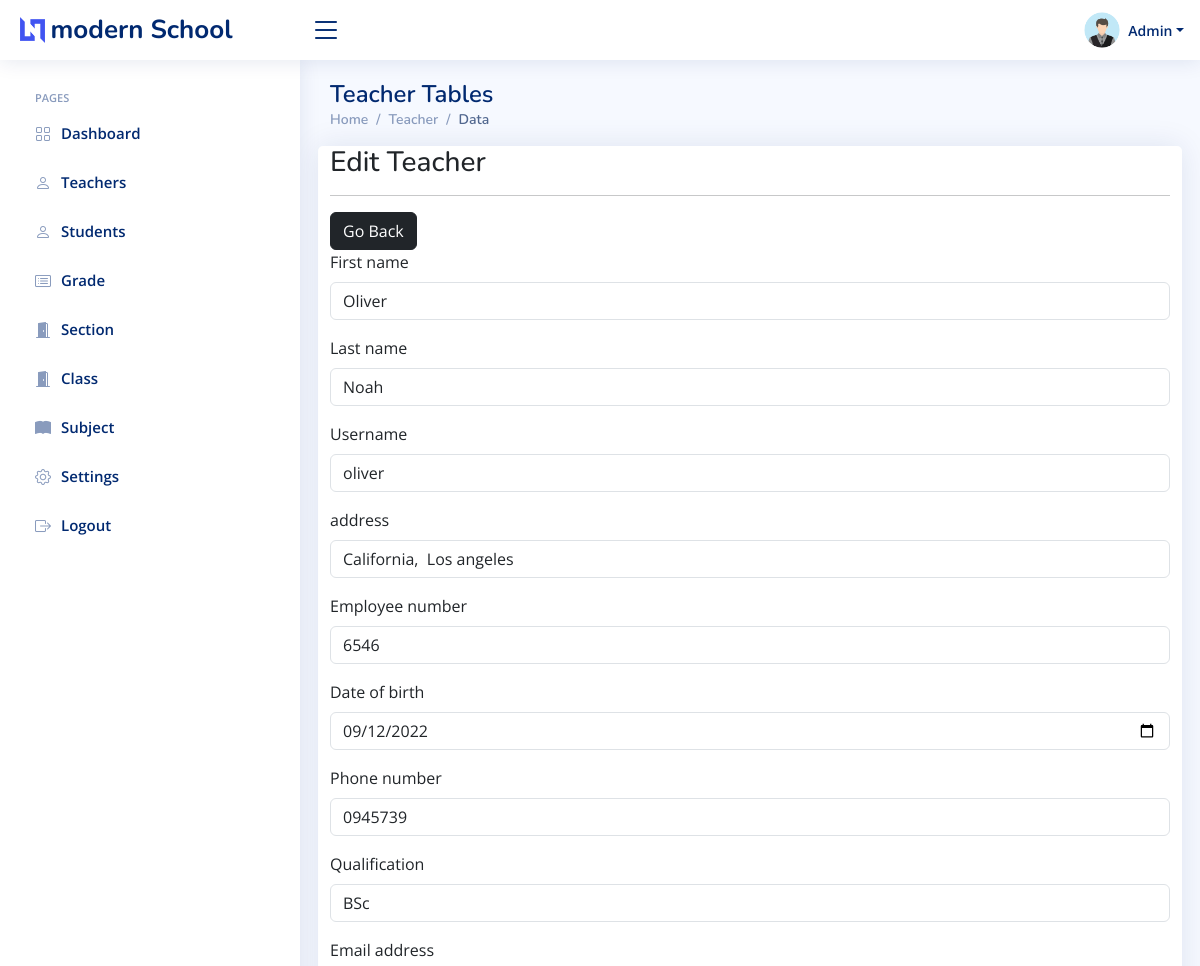
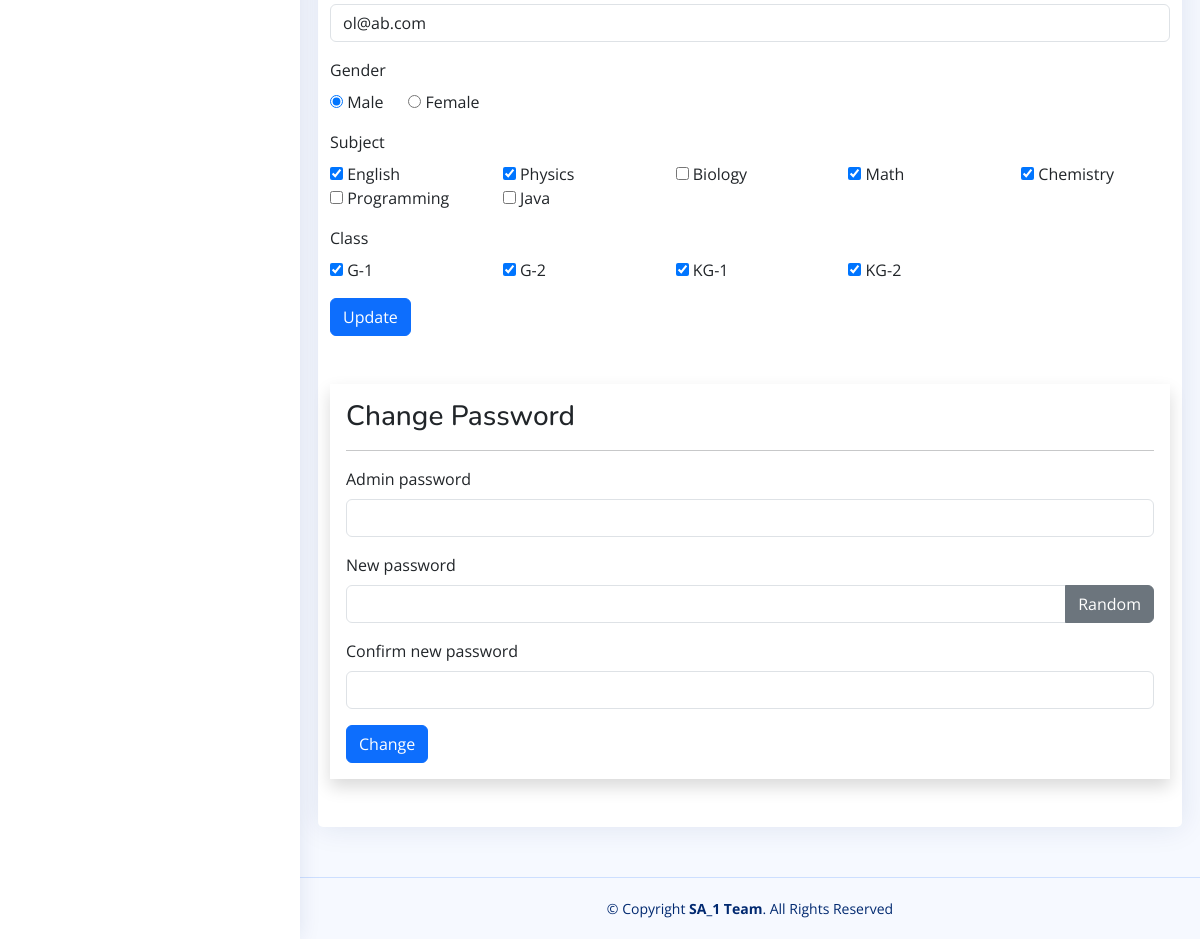
The page /admin/teacher-edit1.php?teacher_id=1 (signed in) on the database its author committed (2 pictures, top to bottom).
### tables this page shows
CREATE TABLE `setting` (
  `id` int(11) NOT NULL,
  `current_year` int(11) NOT NULL,
  `current_semester` varchar(11) NOT NULL,
  `school_name` varchar(100) NOT NULL,
  `slogan` varchar(300) NOT NULL,
  `about` text NOT NULL
);

CREATE TABLE `teachers` (
  `teacher_id` int(11) NOT NULL,
  `username` varchar(127) NOT NULL,
  `password` varchar(255) NOT NULL,
  `class` varchar(31) NOT NULL,
  `fname` varchar(127) NOT NULL,
  `lname` varchar(127) NOT NULL,
  `subjects` varchar(31) NOT NULL,
  `address` varchar(31) NOT NULL,
  `employee_number` int(11) NOT NULL,
  `date_of_birth` date DEFAULT NULL,
  `phone_number` varchar(31) NOT NULL,
  `qualification` varchar(127) NOT NULL,
  `gender` varchar(7) NOT NULL,
  `email_address` varchar(255) NOT NULL,
  `date_of_joined` datetime NOT NULL DEFAULT current_timestamp()
);

CREATE TABLE `class` (
  `class_id` int(11) NOT NULL,
  `grade` int(11) NOT NULL,
  `section` int(11) NOT NULL
);

CREATE TABLE `subjects` (
  `subject_id` int(11) NOT NULL,
  `subject` varchar(31) NOT NULL,
  `subject_code` varchar(31) NOT NULL,
  `grade` int(11) NOT NULL
);

CREATE TABLE `grades` (
  `grade_id` int(11) NOT NULL,
  `grade` varchar(31) NOT NULL,
  `grade_code` varchar(7) NOT NULL
);

### data/setting.php (called while the page is built)
<?php
function getSetting($conn){
   $sql = "SELECT * FROM setting";
   $stmt = $conn->prepare($sql);
   $stmt->execute();
   if ($stmt->rowCount() == 1) {
     $settings = $stmt->fetch();
     return $settings;
   }else {
    return 0;
   }
}
?>

### admin/data/teacher.php (called while the page is built, shortened)
<?php
function getTeacherById($teacher_id, $conn){
   $sql = "SELECT * FROM teachers
           WHERE teacher_id=?";
   $stmt = $conn->prepare($sql);
   $stmt->execute([$teacher_id]);
   if ($stmt->rowCount() == 1) {
     $teacher = $stmt->fetch();
     return $teacher;
   }else {
    return 0;
   }
}

### admin/data/subject.php (called while the page is built, shortened)
<?php
function getAllSubjects($conn){
   $sql = "SELECT * FROM subjects";
   $stmt = $conn->prepare($sql);
   $stmt->execute();
   if ($stmt->rowCount() >= 1) {
     $subjects = $stmt->fetchAll();
     return $subjects;
   }else {
   	return 0;
   }
}
 ?>

### admin/data/class.php (called while the page is built, shortened)
<?php
function getAllClasses($conn){
   $sql = "SELECT * FROM class";
   $stmt = $conn->prepare($sql);
   $stmt->execute();
   if ($stmt->rowCount() >= 1) {
     $classes = $stmt->fetchAll();
     return $classes;
   }else {
    return 0;
   }
}

### admin/data/grade.php (called while the page is built, shortened)
<?php
function getGradeById($grade_id, $conn){
   $sql = "SELECT * FROM grades
           WHERE grade_id=?";
   $stmt = $conn->prepare($sql);
   $stmt->execute([$grade_id]);
   if ($stmt->rowCount() == 1) {
     $grade = $stmt->fetch();
     return $grade;
   }else {
    return 0;
   }
}

### admin/teacher-edit1.php (the view, shortened to what this page needs)
<?php
if (isset($_SESSION['admin_id']) &&
isset($_SESSION['role'])     &&
isset($_GET['teacher_id'])) {
if ($_SESSION['role'] == 'Admin') {
include "../DB_connection.php";
include "data/subject.php";
include "data/grade.php";
include "data/class.php";
include "data/teacher.php";
$subjects = getAllSubjects($conn);
$classes  = getAllClasses($conn);
$teacher_id = $_GET['teacher_id'];
$teacher = getTeacherById($teacher_id, $conn);
?>
<!DOCTYPE html>
<html lang="en">
<head>
    <link href="assets/vendor/bootstrap/css/bootstrap.min.css" rel="stylesheet">
    <link href="assets/vendor/bootstrap-icons/bootstrap-icons.css" rel="stylesheet">
    <link href="assets/vendor/boxicons/css/boxicons.min.css" rel="stylesheet">
    <link href="assets/vendor/quill/quill.snow.css" rel="stylesheet">
    <link href="assets/vendor/quill/quill.bubble.css" rel="stylesheet">
    <link href="assets/vendor/remixicon/remixicon.css" rel="stylesheet">
    <link href="assets/vendor/simple-datatables/style.css" rel="stylesheet">
    <link href="assets/css/style.css" rel="stylesheet">
</head>
<body>
    <?php
    include "inc/header.php";
    ?>
    <?php
    include "inc/sidebar.php";
    ?>
    <main id="main" class="main">
        <div class="pagetitle">
            <h1>Teacher Tables</h1>
            <nav>
                <ol class="breadcrumb">
                    <li class="breadcrumb-item"><a href="index1.php">Home</a></li>
                    <li class="breadcrumb-item">Teacher</li>
                    <li class="breadcrumb-item active">Data</li>
                </ol>
            </nav>
        </div>
        <section class="section">
            <div class="row">
                <div class="card">
                        <form method="post"
                              action="req/teacher-edit.php">
                            <h3>Edit Teacher</h3><hr>
                            <a href="teacher1.php"
                               class="btn btn-dark">Go Back</a>
                            <div class="mb-3">
                                <label class="form-label">First name</label>
                                <input type="text"
                                       class="form-control"
                                       value="<?=$teacher['fname']?>"
                                       name="fname">
                            </div>
                            <div class="mb-3">
                                <label class="form-label">Last name</label>
                                <input type="text"
                                       class="form-control"
                                       value="<?=$teacher['lname']?>"
                                       name="lname">
                            </div>
                            <div class="mb-3">
                                <label class="form-label">Username</label>
                                <input type="text"
                                       class="form-control"
                                       value="<?=$teacher['username']?>"
                                       name="username">
                            </div>
                            <div class="mb-3">
                                <label class="form-label">address</label>
                                <input type="text"
                                       class="form-control"
                                       value="<?=$teacher['address']?>"
                                       name="address">
                            </div>
                            <div class="mb-3">
                                <label class="form-label">Employee number</label>
                                <input type="text"
                                       class="form-control"
                                       value="<?=$teacher['employee_number']?>"
                                       name="employee_number">
                            </div>
                            <div class="mb-3">
                                <label class="form-label">Date of birth</label>
                                <input type="date"
                                       class="form-control"
                                       value="<?=$teacher['date_of_birth']?>"
                                       name="date_of_birth">
                            </div>
                            <div class="mb-3">
                                <label class="form-label">Phone number</label>
                                <input type="text"
                                       class="form-control"
                                       value="<?=$teacher['phone_number']?>"
                                       name="phone_number">
                            </div>
                            <div class="mb-3">
                                <label class="form-label">Qualification</label>
                                <input type="text"
                                       class="form-control"
                                       value="<?=$teacher['qualification']?>"
                                       name="qualification">
                            </div>
                            <div class="mb-3">
                                <label class="form-label">Email address</label>
                                <input type="text"
                                       class="form-control"
                                       value="<?=$teacher['email_address']?>"
                                       name="email_address">
                            </div>
                            <div class="mb-3">
                                <label class="form-label">Gender</label><br>
                                <input type="radio"
                                       value="Male"
                                    <?php if($teacher['gender'] == 'Male') echo 'checked';  ?>
                                       name="gender"> Male
                                &nbsp;&nbsp;&nbsp;&nbsp;
                                <input type="radio"
                                       value="Female"
                                    <?php if($teacher['gender'] == 'Female') echo 'checked';  ?>
                                       name="gender"> Female
                            </div>
                            <div class="mb-3">
                                <label class="form-label">Subject</label>
                                <div class="row row-cols-5">
                                    <?php
                                    $subject_ids = str_split(trim($teacher['subjects']));
                                    foreach ($subjects as $subject){
                                        $checked =0;
                                        foreach ($subject_ids as $subject_id ) {
                                            if ($subject_id == $subject['subject_id']) {
                                                $checked =1;
                                            }
                                        }
                                        ?>
                                        <div class="col">
                                            <input type="checkbox"
                                                   name="subjects[]"
                                                <?php if($checked) echo "checked"; ?>
                                                   value="<?=$subject['subject_id']?>"
                                                   class="subject-checkbox">
                                            <?=$subject['subject']?>
                                        </div>
                                    <?php } ?>
                                </div>
                            </div>
                            <div class="mb-3">
                                <label class="form-label">Class</label>
                                <div class="row row-cols-5">
                                    <?php
                                    $class_ids = str_split(trim($teacher['class']));
                                    foreach ($classes as $class){
                                        $checked =0;
                                        foreach ($class_ids as $class_id ) {
                                            if ($class_id == $class['class_id']) {
                                                $checked =1;
                                            }
                                        }
                                        $grade = getGradeById($class['class_id'], $conn);
                                        ?>
                                        <div class="col">
                                            <input type="checkbox"
                                                   name="classes[]"
                                                <?php if($checked) echo "checked"; ?>
                                                   value="<?=$grade['grade_id']?>">
                                            <?=$grade['grade_code']?>-<?=$grade['grade']?>
                                        </div>
                                    <?php } ?>
                                </div>
                            </div>
                            <button type="submit"
                                    class="btn btn-primary">
                                Update</button>
                        </form>
                        <form method="post"
                              class="shadow p-3 my-5 form-w"
                              action="req/teacher-change.php"
                              id="change_password">
                            <h3>Change Password</h3><hr>
                            <div class="mb-3">
                                <div class="mb-3">
                                    <label class="form-label">Admin password</label>
                                    <input type="password"
                                           class="form-control"
                                           name="admin_pass">
                                </div>
                                <label class="form-label">New password </label>
                                <div class="input-group mb-3">
                                    <input type="text"
                                           class="form-control"
                                           name="new_pass"
                                           id="passInput">
                                    <button class="btn btn-secondary"
                                            id="gBtn">
                                        Random</button>
                                </div>
                            </div>
                            <div class="mb-3">
                                <label class="form-label">Confirm new password  </label>
                                <input type="text"
                                       class="form-control"
                                       name="c_new_pass"
                                       id="passInput2">
                            </div>
                            <button type="submit"
                                    class="btn btn-primary">
                                Change</button>
                        </form>
                    </div>
                </div>
        </section>
    </main>
    <?php
    include "inc/footer.php";
    ?>
</body>
</html>
    <?php
}else {
    header("Location: teacher.php");
    exit;
}
}else {
    header("Location: teacher.php");
    exit;
}
?>

### admin/inc/header.php (shortened to what this page needs)
<?php
include "../data/setting.php";
$setting = getSetting($conn);
if ($setting != 0) {
?>
<header id="header" class="header fixed-top d-flex align-items-center">
    <div class="d-flex align-items-center justify-content-between">
        <a href="../index.php" class="logo d-flex align-items-center">
            <img src="assets/img/logo.png" alt="">
            <span class="d-none d-lg-block"><?=$setting['school_name']?></span>
        </a>
        <i class="bi bi-list toggle-sidebar-btn"></i>
    </div>
    <nav class="header-nav ms-auto">
        <ul class="d-flex align-items-center">
            <li class="nav-item dropdown pe-3">
                <a class="nav-link nav-profile d-flex align-items-center pe-0" href="#" data-bs-toggle="dropdown">
                    <img src="../img/student-male.png"  alt="Profile" class="rounded-circle">
                    <span class="d-none d-md-block dropdown-toggle ps-2">Admin</span>
                </a>
            </li>
        </ul>
    </nav>
</header>
<?php }else {
    header("Location: login.php");
    exit;
}  ?>

### rows shown on the page
setting: school_name "modern School"
teachers: fname "Oliver", lname "Noah", username "oliver", address "California, Los angeles", employee_number "6546", date_of_birth "09/12/2022", phone_number "0945739", qualification "BSc", email_address "ol@ab.com", gender "☑"
subjects: subject "English"
class: section "☑", grade "☑", class_id "☑", grades.grade_code "KG", grades.grade "2"
subjects: subject "Physics"
subjects: subject "Biology"
subjects: subject "Math"
subjects: subject_id "☑", subject "Chemistry"
subjects: subject "Programming"
subjects: subject "Java"
class: grades.grade_code "G", grades.grade "1"
class: grades.grade_code "G", grades.grade "2"
class: class_id "☑", grades.grade_code "KG", grades.grade "1"
